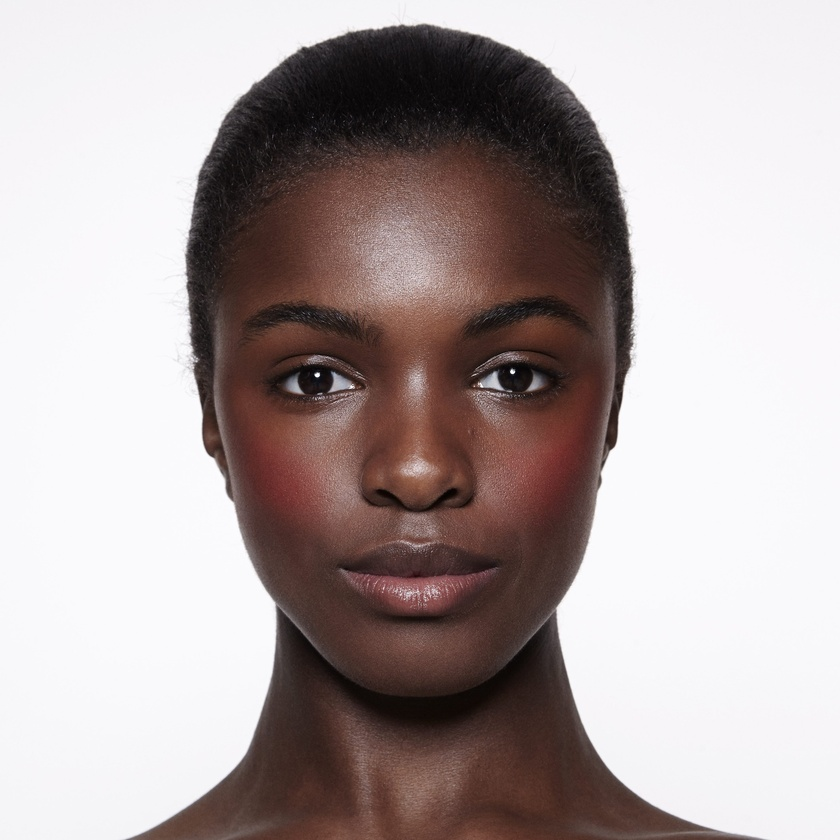
#> input picture test-6.jpg, 840 x 840 px, shrunk from 2880 x 2880 before the run
$ jupyter execute face_detection.ipynb
#> lines starting #> are read from the running program, lines starting #| are printed output that depends on the picture; after the words box and inside, x2 and y2 are one past the last pixel; in counts of white or black regions, pixels touching at a corner belong together
[cell 1]
import cv2

# Read the input image
img = cv2.imread('test-6.jpg')
#> img is the input picture: shape (840, 840, 3); mean B, G, R 164.4, 165.1, 176.1

# Convert into grayscale
gray = cv2.cvtColor(img, cv2.COLOR_BGR2GRAY)
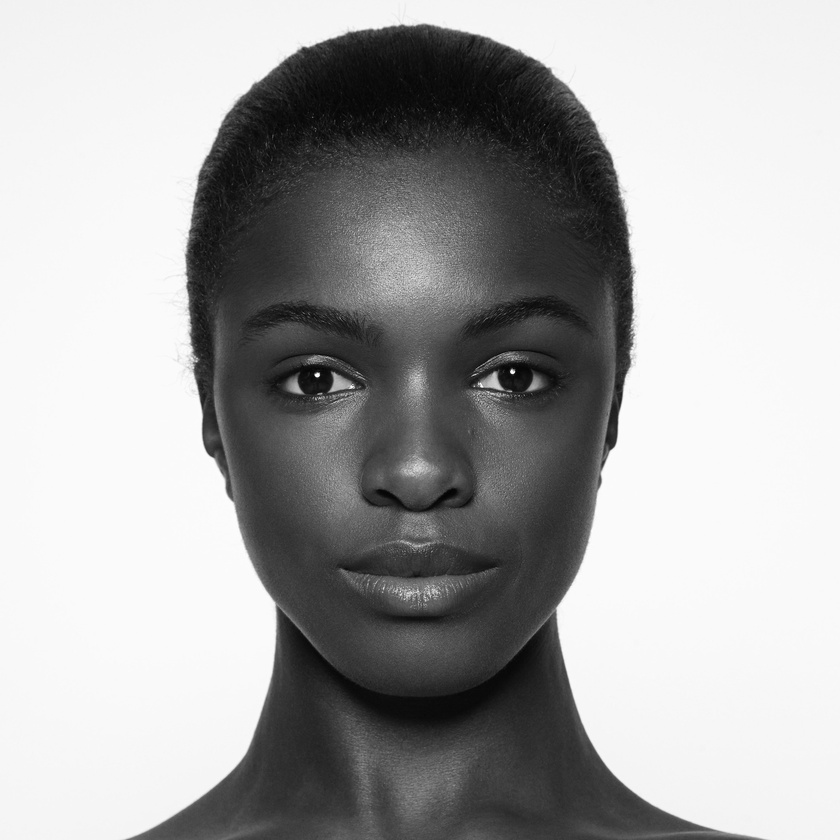
#> gray: shape (840, 840); min 2, max 255, mean 168.2

# Load the cascade
face_cascade = cv2.CascadeClassifier('haarcascade_frontalface_alt_tree.xml')

# Detect faces
faces = face_cascade.detectMultiScale(gray, 1.1, 4)
#> faces = [[215, 198, 422, 422]]

# Draw rectangle around the faces and crop the faces
for (x, y, w, h) in faces:
    cv2.rectangle(img, (x, y), (x+w, y+h), (0, 0, 255), 2)
    faces = img[y:y + h, x:x + w]
    cv2.imshow("face-black-3",faces)
    cv2.imwrite('face-black-3.jpg', faces)
#> this loop made 1 pass
#> pass 1, `faces = img[y:y + h, x:x + w]`:
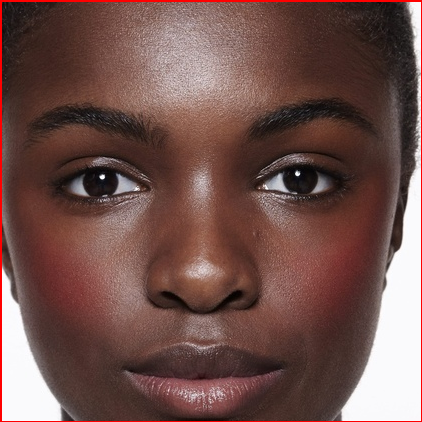
#> faces: shape (422, 422, 3); mean B, G, R 76, 81.1, 112.6
#> after the loop:
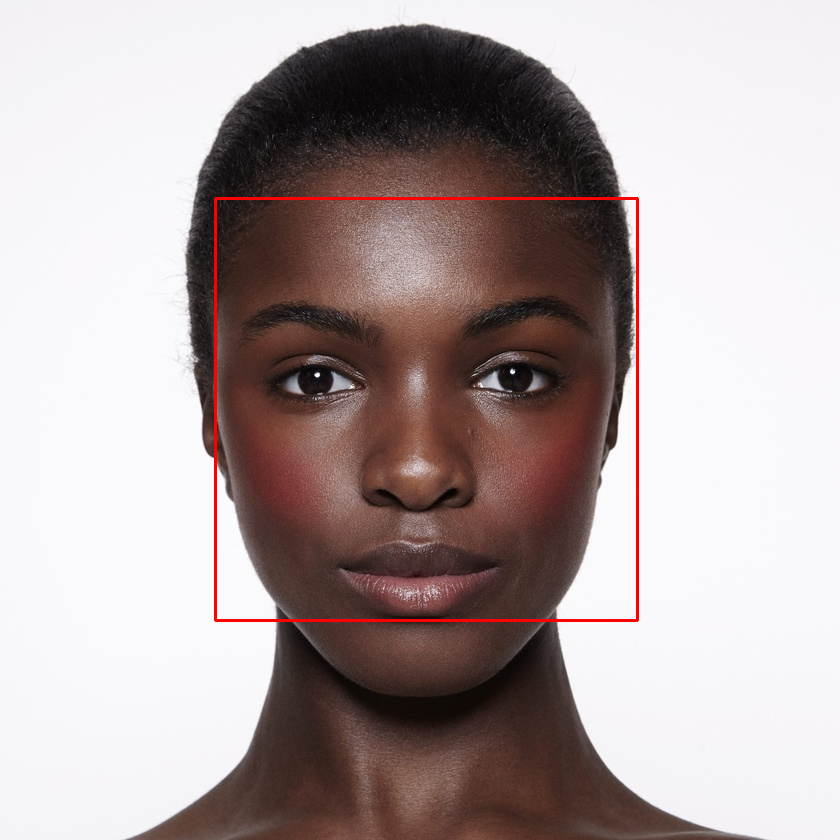
#> img: shape (840, 840, 3); 0.72% of pixels changed, all inside (x1, y1, x2, y2) = (214, 197, 639, 622)

# Display the output
cv2.imwrite('detcted.jpg', img)
key = cv2.imshow('img', img)
cv2.waitKey()
#> Out = 27

$ run again, with test-2.jpg copied over test-6.jpg
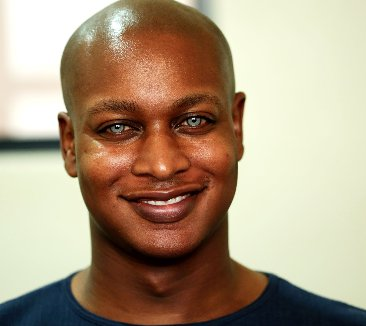
#> input picture test-2.jpg, 366 x 326 px
#> img is the input picture: shape (326, 366, 3); mean B, G, R 130, 153.9, 173.5
#> `gray = cv2.cvtColor(img, cv2.COLOR_BGR2GRAY)`:
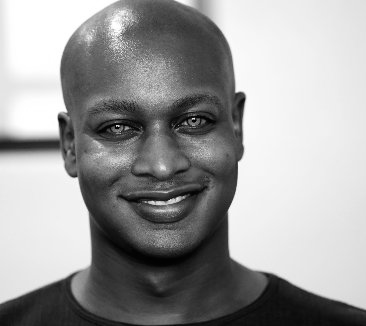
#> gray: shape (326, 366); min 0, max 255, mean 157.1
#> `faces = face_cascade.detectMultiScale(gray, 1.1, 4)`: faces = [[59, 51, 195, 195]]
#> the loop `for (x, y, w, h) in faces:` made 1 pass
#> after the loop `for (x, y, w, h) in faces:`:
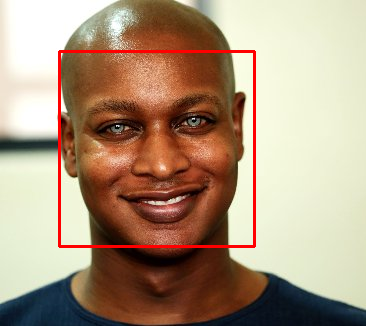
#> img: shape (326, 366, 3); 1.96% of pixels changed, all inside (x1, y1, x2, y2) = (58, 50, 256, 248)
#> Out = 27
